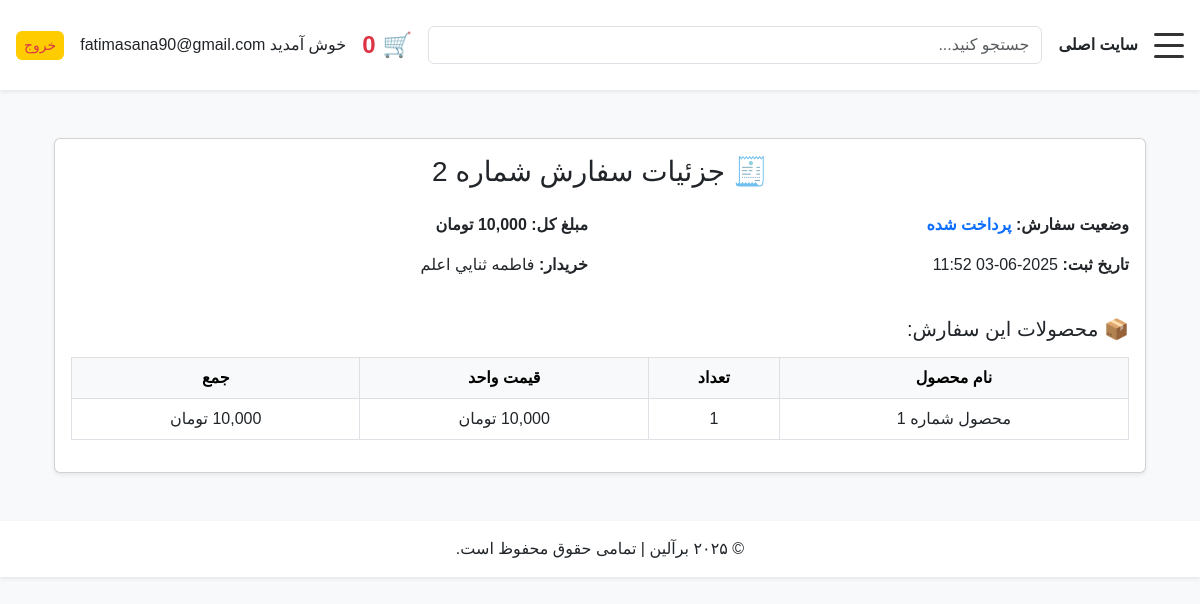
The page /order/2 (signed in) on the database its author committed.
### models.py (models this page shows, shortened)
class User(UserMixin, db.Model):
    id = db.Column(db.Integer, primary_key=True)
    email = db.Column(db.String(150), unique=True, nullable=False)
    password = db.Column(db.String(200), nullable=False)
    is_admin = db.Column(db.Boolean, default=False)
    orders = db.relationship('Order', back_populates='user', lazy='dynamic')
    transactions = db.relationship('Transaction', back_populates='user', lazy='dynamic')

class Order(db.Model):
    id = db.Column(db.Integer, primary_key=True)
    user_id = db.Column(db.Integer, db.ForeignKey('user.id'))
    customer_name = db.Column(db.String(100), nullable=True)
    total_price = db.Column(db.Float, nullable=False)
    status = db.Column(db.String(50), default='در انتظار پرداخت')
    created_at = db.Column(db.DateTime, default=datetime.utcnow)
    paid = db.Column(db.Boolean, default=False)  # پرداخت شده یا نه
    delivery_status = db.Column(db.String(50), default='در حال پردازش')  # وضعیت ارسال
    user = db.relationship('User', back_populates='orders')
    items = db.relationship('OrderItem', back_populates='order', cascade='all, delete-orphan', lazy='joined')
    payments = db.relationship('Payment', back_populates='order', cascade='all, delete-orphan', lazy='joined')

class OrderItem(db.Model):
    id = db.Column(db.Integer, primary_key=True)
    order_id = db.Column(db.Integer, db.ForeignKey('order.id'), nullable=False)
    product_id = db.Column(db.Integer, db.ForeignKey('product.id'), nullable=False)
    name = db.Column(db.String(100))
    quantity = db.Column(db.Integer, nullable=False)
    price = db.Column(db.Float, nullable=False)
    product = db.relationship('Product')
    order = db.relationship('Order', back_populates='items')

class Product(db.Model):
    id = db.Column(db.Integer, primary_key=True)
    name = db.Column(db.String(100), nullable=False)
    stock = db.Column(db.Integer, nullable=False)
    price = db.Column(db.Float, nullable=False)
    category = db.Column(db.String(50), nullable=False)
    image_url = db.Column(db.String(100), nullable=True)
    suppliers = db.relationship('Supplier', back_populates='product', lazy='dynamic')

### routes/main_routes.py (the view)
@main.route('/order/<int:order_id>')
@login_required
def order_detail(order_id):
    order = Order.query.get_or_404(order_id)
    if order.user_id != current_user.id:
        abort(403)
    return render_template('order_detail.html', order=order)

### templates/order_detail.html
{% extends "base.html" %}
{% block content %}
<div class="container mt-5 mb-5">
    <div class="card shadow-sm">
        <div class="card-body">
            <h3 class="mb-4 text-center">🧾 جزئیات سفارش شماره {{ order.id }}</h3>
            <div class="row mb-3">
                <div class="col-md-6">
                    <p><strong>وضعیت سفارش:</strong> <span class="text-primary fw-bold">{{ order.status }}</span></p>
                    <p><strong>تاریخ ثبت:</strong> {{ order.created_at.strftime('%Y-%m-%d %H:%M') }}</p>
                </div>
                <div class="col-md-6">
                    <p><strong>مبلغ کل:</strong> <span class="fw-bold">{{ "{:,.0f}".format(order.total_price) }} تومان</span></p>
                    {% if order.customer_name %}
                    <p><strong>خریدار:</strong> {{ order.customer_name }}</p>
                    {% endif %}
                </div>
            </div>
            <h5 class="mt-4 mb-3">📦 محصولات این سفارش:</h5>
            {% if order.items %}
            <div class="table-responsive">
                <table class="table table-bordered text-center align-middle">
                    <thead class="table-light">
                        <tr>
                            <th>نام محصول</th>
                            <th>تعداد</th>
                            <th>قیمت واحد</th>
                            <th>جمع</th>
                        </tr>
                    </thead>
                    <tbody>
                        {% for item in order.items %}
                        <tr>
                            <td>{{ item.product.name }}</td>
                            <td>{{ item.quantity }}</td>
                            <td>{{ "{:,.0f}".format(item.price) }} تومان</td>
                            <td>{{ "{:,.0f}".format(item.price * item.quantity) }} تومان</td>
                        </tr>
                        {% endfor %}
                    </tbody>
                </table>
            </div>
            {% else %}
            <p class="text-muted">هیچ کالایی در این سفارش ثبت نشده است.</p>
            {% endif %}
        </div>
    </div>
</div>
{% endblock %}

### templates/base.html (shortened to what this page needs)
<!DOCTYPE html>
<html lang="fa" dir="rtl">
<head>
  <link href="https://cdn.jsdelivr.net/npm/bootstrap@5.3.0/dist/css/bootstrap.rtl.min.css" rel="stylesheet" />
  <link rel="stylesheet" href="{{ url_for('static', filename='css/style.css') }}" />
</head>
<body class="bg-light">
  <header class="d-flex justify-content-between align-items-center p-3 bg-white shadow-sm sticky-top">
    <div class="d-flex align-items-center gap-3">
      <div id="menuToggle" class="menu-toggle" style="cursor: pointer;">
        <span></span>
        <span></span>
        <span></span>
      </div>
      <a href="https://www.beralinco.com" target="_blank" class="fw-bold text-decoration-none text-dark">سایت اصلی</a>
    </div>
    <div class="flex-grow-1 mx-3">
      <input type="text" class="form-control" placeholder="جستجو کنید..." />
    </div>
    <div class="d-flex align-items-center gap-3">
      <div class="cart-icon fs-4">
        🛒 <span id="cart-count" class="text-danger fw-bold">0</span>
      </div>
      {% if current_user.is_authenticated %}
        <span>خوش آمدید {{ current_user.email }}</span>
        <a href="{{ url_for('main.logout') }}" class="btn btn-outline-danger btn-sm">خروج</a>
      {% else %}
        <a href="{{ url_for('main.login') }}" class="btn btn-outline-primary btn-sm">ورود</a>
        <a href="{{ url_for('main.register') }}" class="btn btn-outline-success btn-sm">ثبت‌نام</a>
      {% endif %}
    </div>
  </header>
  <main class="container my-4">
    {% block content %}{% endblock %}
  </main>
  <footer class="bg-white text-center py-3 shadow-sm mt-5">
    &copy; ۲۰۲۵ برآلین | تمامی حقوق محفوظ است.
  </footer>
</body>
</html>

### static/css/style.css (style rules this page uses)
html { scroll-behavior: smooth; }
body { font-family: 'Vazirmatn', 'IRANSans', Tahoma, sans-serif; direction: rtl; background-color: #f8f9fa; margin: 0; padding: 0; }
input, button { width: 100%; padding: 10px; margin: 10px 0; font-size: 14px; box-sizing: border-box; }
button, .btn { background-color: #ffcc00; border: none; cursor: pointer; border-radius: 6px; transition: background-color 0.3s ease; }
.menu-toggle { width: 30px; height: 25px; display: flex; flex-direction: column; justify-content: space-between; cursor: pointer; z-index: 1060; }
.menu-toggle span { display: block; height: 3px; background: #333; border-radius: 2px; transition: 0.3s ease-in-out; }

### rows shown on the page
User: email "fatimasana90@gmail.com"
Order: id "2", status "پرداخت شده", created_at "2025-06-03 11:52", total_price "10,000", customer_name "فاطمه ثنايي اعلم"
OrderItem: product.name "محصول شماره 1", quantity "1"
